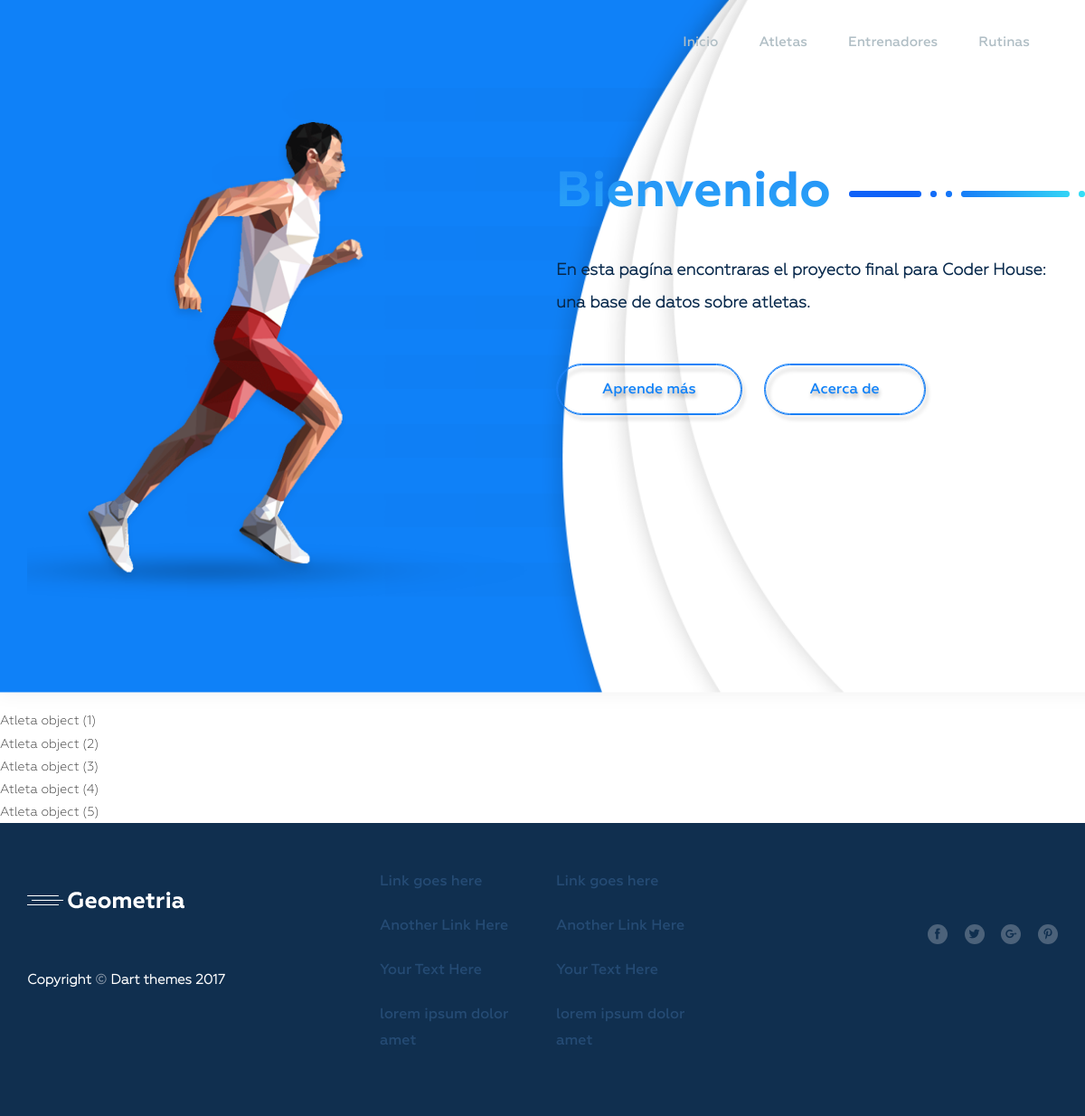
Before: /app/atletas with the older database file.
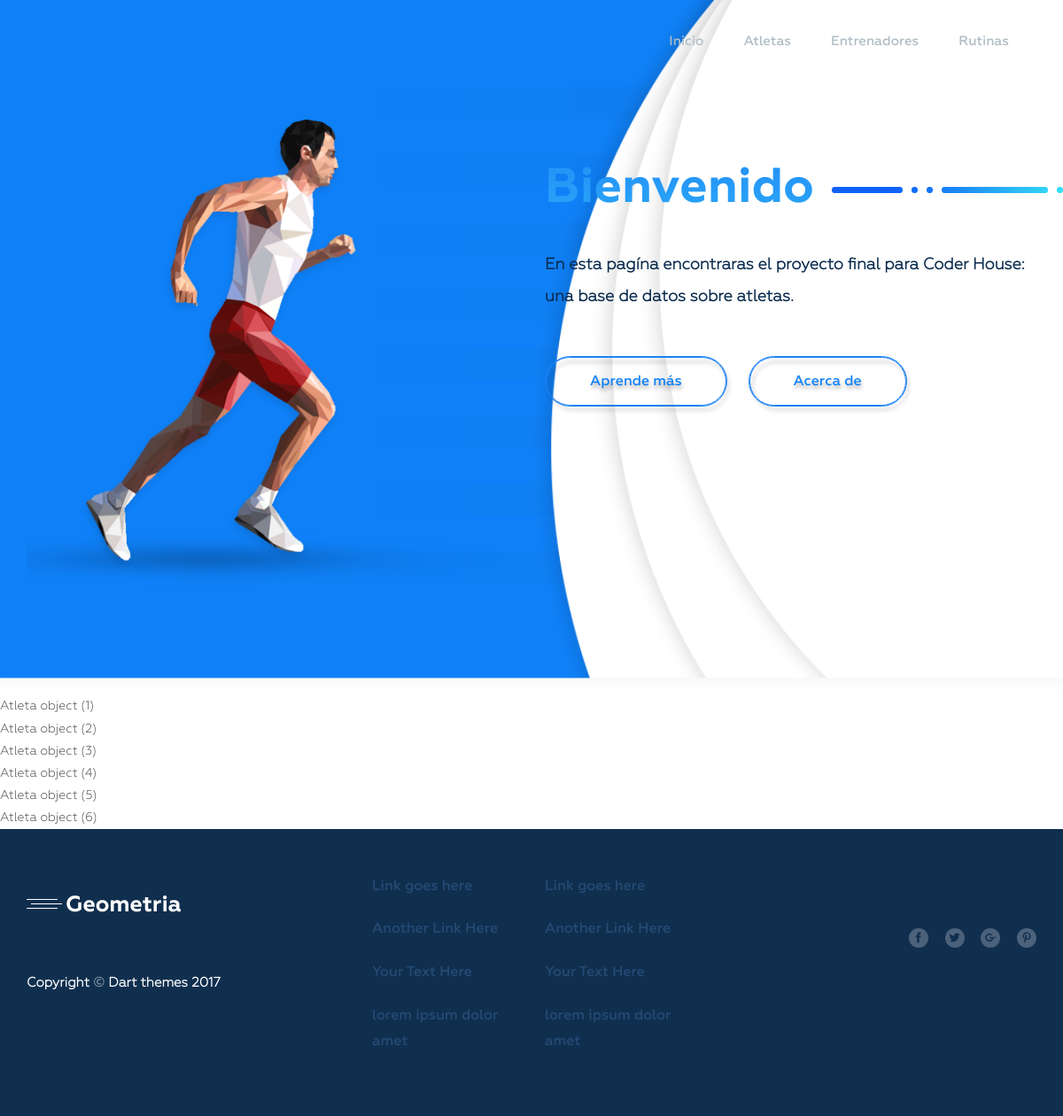
After: the same page with the newer database file.
### app_proyectoFinal/models.py (models this page shows)
class Atleta(Model):
    nombre = CharField(max_length=40)
    apellido = CharField(max_length=40)
    edad= IntegerField()
    altura= IntegerField()
    peso= IntegerField()
    email = EmailField()

### app_proyectoFinal/views.py (the view)
# urls.py: path('atletas', atleta, name='Atletas'),
def atleta(request):
    return render(request, 'atletas.html',
    {'lista_atletas': Atleta.objects.all()})

### templates/app_proyectoFinal/atletas.html (shortened to what this page needs)
{% extends "padre.html" %}
{% load static %}
{% block contenido %}
{% for atleta in lista_atletas %}
    {{atleta}}
    <br>
{% endfor %}
{% endblock %}

Changed rows visible on the page:
added Atleta: id "Atleta object (6)"
